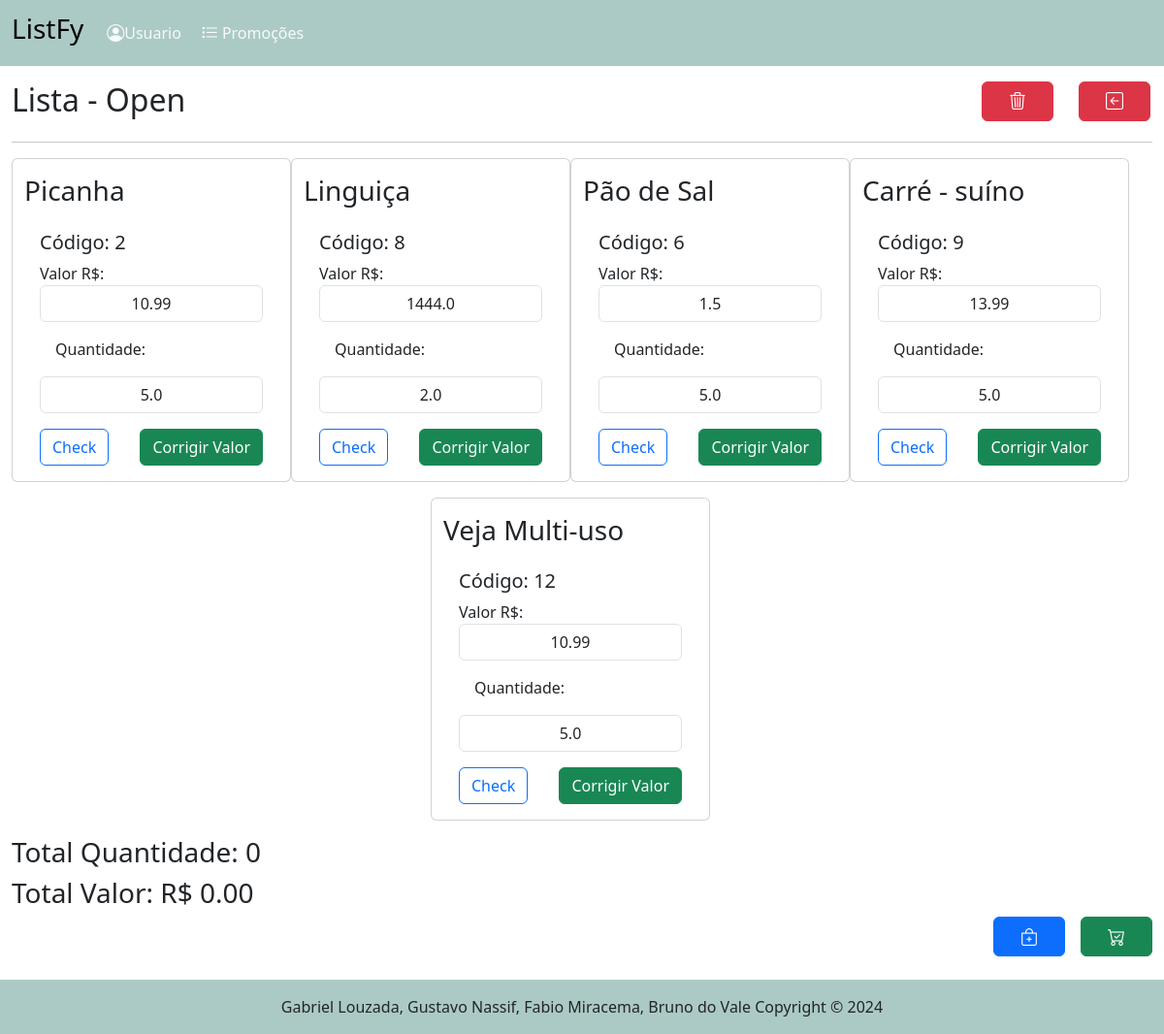
The page /lista/abrir/1 on the database its author committed.
### tables this page shows
CREATE TABLE "lista" (
	"id_lista"	            INTEGER,
	"estabelecimento"	      TEXT    NOT NULL,
	"id_user"	              INTEGER NOT NULL,
  "status_lista"     		  INTEGER NOT NULL,
	FOREIGN KEY("id_user") REFERENCES "usuario"("id_user"),
	PRIMARY KEY("id_lista" AUTOINCREMENT)
);

CREATE TABLE "itens_lista" (
	"id_itens_lista"	INTEGER,
	"id_produto"	    INTEGER NOT NULL,
	"id_lista"	      INTEGER NOT NULL,
	"quantidade"	    REAL NOT NULL,
	"valor"	          REAL NOT NULL,
	FOREIGN KEY("id_produto") REFERENCES "produto"("id_produto"),
	FOREIGN KEY("id_lista") REFERENCES "lista"("id_lista"),
	PRIMARY KEY("id_itens_lista" AUTOINCREMENT));

CREATE TABLE "produto" (
	"id_produto"	INTEGER,
	"nome_produto"	TEXT NOT NULL,
	"id_categoria"	INTEGER NOT NULL,
	"valor_produto"	REAL NOT NULL,
	PRIMARY KEY("id_produto" AUTOINCREMENT),
	FOREIGN KEY("id_categoria") REFERENCES "categoria"("id_categoria")
);

### routes/lista_routes.py (the view)
@router.get("/abrir/{id_lista:int}",response_class=HTMLResponse)
async def get_abrir_lista(request:Request, id_lista: int=0 ):
    itens_lista = obter_itens_lista_nomes(id_lista)
    lista = obter_uma_lista(id_lista)
    return templates.TemplateResponse("/lista/listar_produtos.html", {"request":request, "itens_lista":itens_lista, "lista":lista})

### templates/lista/listar_produtos.html (shortened to what this page needs)
{% extends "base.html" %}
{% set usuario = request.state.usuario%}
{% block conteudo %}
<main class="container-fluid">
    <div class="row mt-3 d-flex justify-content-between">
        <div class=" col-8 col-sm-10">
            <h2>Lista - {{ lista.estabelecimento }}</h2>
        </div>
        <div class="col-2 col-sm-1 ">
            <a href="/lista/remover_itens_lista/{{lista.id_lista}}" class="btn btn-danger"><i
                    class="bi bi-trash3"></i></a>
        </div>
        <div class="col-2 col-sm-1">
            <a href="/lista" class="btn btn-danger"><i class="bi bi-arrow-left-square"></i></a>
        </div>
    </div>
    <hr>
    <div class="row container-fluid d-flex justify-content-evenly">
        {% for p in itens_lista %}
        <div class="card col-12 mb-3" style="width: 18rem;">
            <form id="productForm" action="/itens_lista/post_alterar_itens_lista" method="post">
                <div>
                    <h3 class="mt-3">{{ p.nome_produto }}</h3>
                </div>
                <div class="card-body">
                    <h5>Código: {{ p.id_produto }}</h5>
                    <div>
                        <label for="valor_produto_{{ p.id_produto }}">Valor R$:</label>
                        <input style="text-align: center;" type="text" class="form-control"
                            id="valor_produto_{{ p.id_produto }}" name="valor_produto" value="{{ p.valor_produto }}">
                    </div>
                    <div>
                        <label for="quantidade_{{ p.id_produto }}" class="m-3">Quantidade:</label>
                        <input style="text-align: center;" type="text" class="form-control mb-3"
                            id="quantidade_{{ p.id_produto }}" name="quantidade" value="{{ p.quantidade }}">
                    </div>
                    <div class="col-12 d-flex justify-content-between">
                        <label class="btn btn-outline-primary" for="checkbox_{{ p.id_produto }}">Check</label>
                        <button class="btn btn-success" type="submit">Corrigir Valor</button>
                    </div>
                </div>
            </form>
        </div>
        {% endfor %}
    </div>
    <div class="row">
        <div class="col-12">
            <h3 id="total_quantidade">Total Produtos: 0</h3>
            <h3 id="total_valor">Total Valor: R$ 0.00</h3>
        </div>
        <div class="col-12 d-flex justify-content-end">
            <a href="/itens_lista/categorias/{{ lista.id_lista }}" class="btn btn-primary mx-3"><i class="bi bi-bag-plus"></i></a>
            <form action="/lista/post_fechar_lista" method="post">
                <button type="submit" class="btn btn-success"><i class="bi bi-cart-check"></i></button>
            </form>
        </div>
    </div>
</main>
{% endblock %}

### static/style/style.css (style rules this page uses)
i { padding: 15px; font-size: 18px; }

### rows shown on the page
lista: estabelecimento "Open"
itens_lista: nome_produto "Picanha", id_produto "2", valor_produto "10.99", quantidade "5.0"
itens_lista: nome_produto "Linguiça", id_produto "8", valor_produto "1444.0", quantidade "2.0"
itens_lista: nome_produto "Pão de Sal", id_produto "6", valor_produto "1.5", quantidade "5.0"
itens_lista: nome_produto "Carré - suíno", id_produto "9", valor_produto "13.99", quantidade "5.0"
itens_lista: nome_produto "Veja Multi-uso", id_produto "12", valor_produto "10.99", quantidade "5.0"
